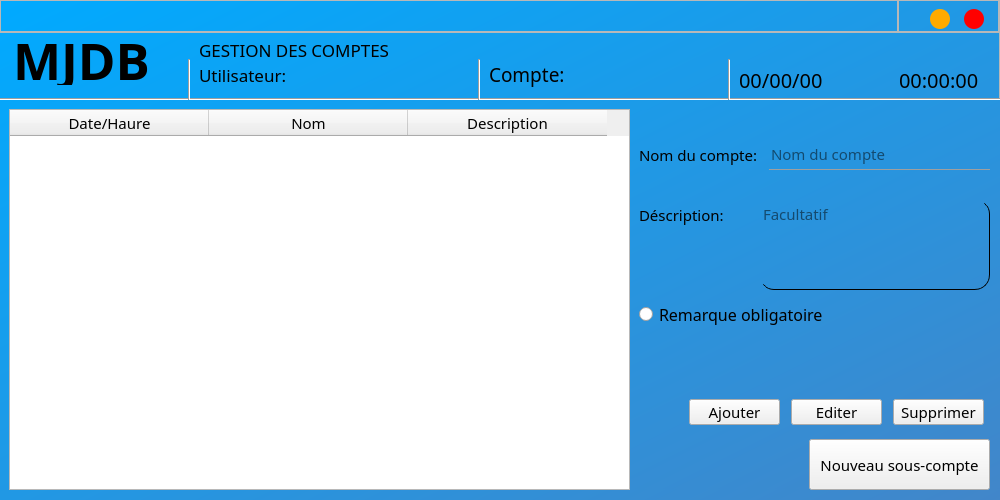
<?xml version="1.0" encoding="UTF-8"?>
<ui version="4.0">
 <class>add_acc</class>
 <widget class="QWidget" name="add_acc">
  <property name="windowModality">
   <enum>Qt::NonModal</enum>
  </property>
  <property name="geometry">
   <rect>
    <x>0</x>
    <y>0</y>
    <width>1000</width>
    <height>500</height>
   </rect>
  </property>
  <property name="minimumSize">
   <size>
    <width>1000</width>
    <height>500</height>
   </size>
  </property>
  <property name="maximumSize">
   <size>
    <width>1000</width>
    <height>500</height>
   </size>
  </property>
  <property name="font">
   <font>
    <family>Mongolian Baiti</family>
    <pointsize>10</pointsize>
   </font>
  </property>
  <property name="windowTitle">
   <string>add_acc</string>
  </property>
  <property name="styleSheet">
   <string notr="true">QWidget#add_acc{background-color: qlineargradient(spread:pad, x1:0, y1:0, x2:1, y2:1, stop:0 rgba(0, 170, 255, 255), stop:1 rgba(66, 134, 201, 255));
border-radius:10px;
}
</string>
  </property>
  <widget class="QFrame" name="frame">
   <property name="geometry">
    <rect>
     <x>-1</x>
     <y>-1</y>
     <width>1001</width>
     <height>101</height>
    </rect>
   </property>
   <property name="styleSheet">
    <string notr="true"/>
   </property>
   <property name="frameShape">
    <enum>QFrame::StyledPanel</enum>
   </property>
   <property name="frameShadow">
    <enum>QFrame::Raised</enum>
   </property>
   <widget class="QLabel" name="label_3">
    <property name="geometry">
     <rect>
      <x>14</x>
      <y>35</y>
      <width>211</width>
      <height>51</height>
     </rect>
    </property>
    <property name="font">
     <font>
      <family>Mongolian Baiti</family>
      <pointsize>38</pointsize>
      <weight>75</weight>
      <bold>true</bold>
      <underline>true</underline>
     </font>
    </property>
    <property name="text">
     <string>MJDB</string>
    </property>
   </widget>
   <widget class="QLabel" name="time">
    <property name="geometry">
     <rect>
      <x>900</x>
      <y>60</y>
      <width>101</width>
      <height>41</height>
     </rect>
    </property>
    <property name="font">
     <font>
      <family>Mongolian Baiti</family>
      <pointsize>15</pointsize>
     </font>
    </property>
    <property name="text">
     <string>00:00:00</string>
    </property>
   </widget>
   <widget class="QLabel" name="date">
    <property name="geometry">
     <rect>
      <x>740</x>
      <y>60</y>
      <width>151</width>
      <height>41</height>
     </rect>
    </property>
    <property name="font">
     <font>
      <family>Mongolian Baiti</family>
      <pointsize>15</pointsize>
     </font>
    </property>
    <property name="text">
     <string>00/00/00</string>
    </property>
   </widget>
   <widget class="QLabel" name="label_5">
    <property name="geometry">
     <rect>
      <x>200</x>
      <y>60</y>
      <width>141</width>
      <height>31</height>
     </rect>
    </property>
    <property name="font">
     <font>
      <family>Mongolian Baiti</family>
      <pointsize>13</pointsize>
     </font>
    </property>
    <property name="text">
     <string>Utilisateur:</string>
    </property>
   </widget>
   <widget class="QLabel" name="user">
    <property name="geometry">
     <rect>
      <x>350</x>
      <y>60</y>
      <width>111</width>
      <height>31</height>
     </rect>
    </property>
    <property name="font">
     <font>
      <family>Mongolian Baiti</family>
      <pointsize>13</pointsize>
     </font>
    </property>
    <property name="text">
     <string/>
    </property>
   </widget>
   <widget class="QFrame" name="title_bar">
    <property name="geometry">
     <rect>
      <x>0</x>
      <y>0</y>
      <width>1001</width>
      <height>34</height>
     </rect>
    </property>
    <property name="maximumSize">
     <size>
      <width>16777215</width>
      <height>34</height>
     </size>
    </property>
    <property name="font">
     <font>
      <pointsize>8</pointsize>
     </font>
    </property>
    <property name="styleSheet">
     <string notr="true">QFrale{
	border-radius:15px;
}</string>
    </property>
    <property name="frameShape">
     <enum>QFrame::StyledPanel</enum>
    </property>
    <property name="frameShadow">
     <enum>QFrame::Raised</enum>
    </property>
    <layout class="QHBoxLayout" name="horizontalLayout_4">
     <property name="spacing">
      <number>0</number>
     </property>
     <property name="leftMargin">
      <number>0</number>
     </property>
     <property name="topMargin">
      <number>0</number>
     </property>
     <property name="rightMargin">
      <number>0</number>
     </property>
     <property name="bottomMargin">
      <number>0</number>
     </property>
     <item>
      <widget class="QFrame" name="frame_5">
       <property name="frameShape">
        <enum>QFrame::StyledPanel</enum>
       </property>
       <property name="frameShadow">
        <enum>QFrame::Raised</enum>
       </property>
      </widget>
     </item>
     <item>
      <widget class="QFrame" name="frame_4">
       <property name="maximumSize">
        <size>
         <width>101</width>
         <height>44</height>
        </size>
       </property>
       <property name="frameShape">
        <enum>QFrame::StyledPanel</enum>
       </property>
       <property name="frameShadow">
        <enum>QFrame::Raised</enum>
       </property>
       <layout class="QHBoxLayout" name="horizontalLayout_3">
        <property name="spacing">
         <number>0</number>
        </property>
        <property name="leftMargin">
         <number>17</number>
        </property>
        <property name="topMargin">
         <number>8</number>
        </property>
        <property name="rightMargin">
         <number>0</number>
        </property>
        <property name="bottomMargin">
         <number>11</number>
        </property>
        <item>
         <widget class="QPushButton" name="mini">
          <property name="minimumSize">
           <size>
            <width>20</width>
            <height>20</height>
           </size>
          </property>
          <property name="maximumSize">
           <size>
            <width>20</width>
            <height>20</height>
           </size>
          </property>
          <property name="font">
           <font>
            <pointsize>22</pointsize>
            <weight>75</weight>
            <bold>true</bold>
           </font>
          </property>
          <property name="styleSheet">
           <string notr="true">QPushButton{
	border:none;
	border-radius:10px;
	background-color: rgb(255, 170, 0);
}

QPushButton:hover{
	background-color: rgb(206, 137, 0);
}</string>
          </property>
          <property name="text">
           <string/>
          </property>
         </widget>
        </item>
        <item>
         <widget class="QPushButton" name="close_btn">
          <property name="minimumSize">
           <size>
            <width>20</width>
            <height>20</height>
           </size>
          </property>
          <property name="maximumSize">
           <size>
            <width>20</width>
            <height>20</height>
           </size>
          </property>
          <property name="font">
           <font>
            <pointsize>11</pointsize>
            <weight>75</weight>
            <bold>true</bold>
           </font>
          </property>
          <property name="styleSheet">
           <string notr="true">QPushButton{
	border:none;
	border-radius:10px;
	background-color: rgb(255, 0, 0);
}

QPushButton:hover{
	background-color: rgb(211, 0, 0);
}</string>
          </property>
          <property name="text">
           <string/>
          </property>
         </widget>
        </item>
       </layout>
      </widget>
     </item>
    </layout>
   </widget>
   <widget class="QLabel" name="label_6">
    <property name="geometry">
     <rect>
      <x>200</x>
      <y>40</y>
      <width>261</width>
      <height>21</height>
     </rect>
    </property>
    <property name="font">
     <font>
      <family>Mongolian Baiti</family>
      <pointsize>13</pointsize>
     </font>
    </property>
    <property name="text">
     <string>GESTION DES COMPTES</string>
    </property>
   </widget>
   <widget class="Line" name="line">
    <property name="geometry">
     <rect>
      <x>-3</x>
      <y>90</y>
      <width>1011</width>
      <height>20</height>
     </rect>
    </property>
    <property name="orientation">
     <enum>Qt::Horizontal</enum>
    </property>
   </widget>
   <widget class="QLabel" name="label_8">
    <property name="geometry">
     <rect>
      <x>490</x>
      <y>60</y>
      <width>91</width>
      <height>31</height>
     </rect>
    </property>
    <property name="font">
     <font>
      <family>Mongolian Baiti</family>
      <pointsize>14</pointsize>
     </font>
    </property>
    <property name="text">
     <string>Compte:</string>
    </property>
   </widget>
   <widget class="QLabel" name="selcted_acc">
    <property name="geometry">
     <rect>
      <x>580</x>
      <y>60</y>
      <width>151</width>
      <height>31</height>
     </rect>
    </property>
    <property name="font">
     <font>
      <family>Mongolian Baiti</family>
      <pointsize>10</pointsize>
     </font>
    </property>
    <property name="text">
     <string/>
    </property>
   </widget>
   <widget class="Line" name="line_2">
    <property name="geometry">
     <rect>
      <x>470</x>
      <y>60</y>
      <width>20</width>
      <height>41</height>
     </rect>
    </property>
    <property name="orientation">
     <enum>Qt::Vertical</enum>
    </property>
   </widget>
   <widget class="Line" name="line_3">
    <property name="geometry">
     <rect>
      <x>180</x>
      <y>60</y>
      <width>20</width>
      <height>41</height>
     </rect>
    </property>
    <property name="orientation">
     <enum>Qt::Vertical</enum>
    </property>
   </widget>
   <widget class="Line" name="line_4">
    <property name="geometry">
     <rect>
      <x>720</x>
      <y>60</y>
      <width>20</width>
      <height>41</height>
     </rect>
    </property>
    <property name="orientation">
     <enum>Qt::Vertical</enum>
    </property>
   </widget>
  </widget>
  <widget class="QStackedWidget" name="stack">
   <property name="geometry">
    <rect>
     <x>-1</x>
     <y>99</y>
     <width>1001</width>
     <height>401</height>
    </rect>
   </property>
   <property name="currentIndex">
    <number>0</number>
   </property>
   <widget class="QWidget" name="page">
    <widget class="QPushButton" name="add">
     <property name="geometry">
      <rect>
       <x>690</x>
       <y>300</y>
       <width>91</width>
       <height>26</height>
      </rect>
     </property>
     <property name="font">
      <font>
       <family>Mongolian Baiti</family>
       <pointsize>11</pointsize>
      </font>
     </property>
     <property name="text">
      <string>Ajouter</string>
     </property>
    </widget>
    <widget class="QPushButton" name="edit">
     <property name="geometry">
      <rect>
       <x>792</x>
       <y>300</y>
       <width>91</width>
       <height>26</height>
      </rect>
     </property>
     <property name="font">
      <font>
       <family>Mongolian Baiti</family>
       <pointsize>11</pointsize>
      </font>
     </property>
     <property name="text">
      <string>Editer</string>
     </property>
    </widget>
    <widget class="QLabel" name="wrong">
     <property name="geometry">
      <rect>
       <x>690</x>
       <y>239</y>
       <width>271</width>
       <height>31</height>
      </rect>
     </property>
     <property name="font">
      <font>
       <family>Mongolian Baiti</family>
       <pointsize>11</pointsize>
      </font>
     </property>
     <property name="styleSheet">
      <string notr="true">color: rgb(170, 0, 0);</string>
     </property>
     <property name="text">
      <string/>
     </property>
    </widget>
    <widget class="QPushButton" name="add_sc">
     <property name="geometry">
      <rect>
       <x>810</x>
       <y>340</y>
       <width>181</width>
       <height>51</height>
      </rect>
     </property>
     <property name="font">
      <font>
       <family>Mongolian Baiti</family>
       <pointsize>11</pointsize>
      </font>
     </property>
     <property name="text">
      <string>Nouveau sous-compte</string>
     </property>
    </widget>
    <widget class="QPushButton" name="delete_2">
     <property name="geometry">
      <rect>
       <x>894</x>
       <y>300</y>
       <width>91</width>
       <height>26</height>
      </rect>
     </property>
     <property name="font">
      <font>
       <family>Mongolian Baiti</family>
       <pointsize>11</pointsize>
      </font>
     </property>
     <property name="text">
      <string>Supprimer</string>
     </property>
    </widget>
    <widget class="QLabel" name="label">
     <property name="geometry">
      <rect>
       <x>640</x>
       <y>40</y>
       <width>141</width>
       <height>31</height>
      </rect>
     </property>
     <property name="font">
      <font>
       <family>Mongolian Baiti</family>
       <pointsize>11</pointsize>
      </font>
     </property>
     <property name="text">
      <string>Nom du compte:</string>
     </property>
    </widget>
    <widget class="QLineEdit" name="nom">
     <property name="geometry">
      <rect>
       <x>770</x>
       <y>40</y>
       <width>221</width>
       <height>31</height>
      </rect>
     </property>
     <property name="font">
      <font>
       <family>Mongolian Baiti</family>
       <pointsize>11</pointsize>
      </font>
     </property>
     <property name="styleSheet">
      <string notr="true">background:transparent;
border:none;
border-bottom:1px solid #9f9f9f;
</string>
     </property>
     <property name="placeholderText">
      <string>Nom du compte</string>
     </property>
    </widget>
    <widget class="QLabel" name="label_2">
     <property name="geometry">
      <rect>
       <x>640</x>
       <y>100</y>
       <width>111</width>
       <height>31</height>
      </rect>
     </property>
     <property name="font">
      <font>
       <family>Mongolian Baiti</family>
       <pointsize>11</pointsize>
      </font>
     </property>
     <property name="text">
      <string>Déscription:</string>
     </property>
    </widget>
    <widget class="QTextEdit" name="desc">
     <property name="geometry">
      <rect>
       <x>760</x>
       <y>100</y>
       <width>231</width>
       <height>91</height>
      </rect>
     </property>
     <property name="font">
      <font>
       <family>Mongolian Baiti</family>
       <pointsize>11</pointsize>
      </font>
     </property>
     <property name="styleSheet">
      <string notr="true">background-color:transparent;
color: rgb(0, 0, 0);
border-bottom:1px solid rgb(0, 0, 0);
border-right:1px solid rgb(0, 0, 0);
border-radius:15px;
</string>
     </property>
     <property name="html">
      <string>&lt;!DOCTYPE HTML PUBLIC &quot;-//W3C//DTD HTML 4.0//EN&quot; &quot;http://www.w3.org/TR/REC-html40/strict.dtd&quot;&gt;
&lt;html&gt;&lt;head&gt;&lt;meta name=&quot;qrichtext&quot; content=&quot;1&quot; /&gt;&lt;style type=&quot;text/css&quot;&gt;
p, li { white-space: pre-wrap; }
&lt;/style&gt;&lt;/head&gt;&lt;body style=&quot; font-family:'Mongolian Baiti'; font-size:11pt; font-weight:400; font-style:normal;&quot;&gt;
&lt;p style=&quot;-qt-paragraph-type:empty; margin-top:0px; margin-bottom:0px; margin-left:0px; margin-right:0px; -qt-block-indent:0; text-indent:0px; font-family:'MS Shell Dlg 2'; font-size:10pt;&quot;&gt;&lt;br /&gt;&lt;/p&gt;&lt;/body&gt;&lt;/html&gt;</string>
     </property>
     <property name="overwriteMode">
      <bool>false</bool>
     </property>
     <property name="placeholderText">
      <string>Facultatif</string>
     </property>
    </widget>
    <widget class="QTableWidget" name="list_acc">
     <property name="geometry">
      <rect>
       <x>10</x>
       <y>10</y>
       <width>621</width>
       <height>381</height>
      </rect>
     </property>
     <property name="font">
      <font>
       <family>Mongolian Baiti</family>
       <pointsize>11</pointsize>
      </font>
     </property>
     <property name="editTriggers">
      <set>QAbstractItemView::NoEditTriggers</set>
     </property>
     <property name="alternatingRowColors">
      <bool>true</bool>
     </property>
     <property name="selectionBehavior">
      <enum>QAbstractItemView::SelectRows</enum>
     </property>
     <property name="rowCount">
      <number>0</number>
     </property>
     <attribute name="horizontalHeaderMinimumSectionSize">
      <number>34</number>
     </attribute>
     <attribute name="horizontalHeaderDefaultSectionSize">
      <number>199</number>
     </attribute>
     <attribute name="horizontalHeaderHighlightSections">
      <bool>true</bool>
     </attribute>
     <attribute name="horizontalHeaderShowSortIndicator" stdset="0">
      <bool>false</bool>
     </attribute>
     <attribute name="verticalHeaderVisible">
      <bool>false</bool>
     </attribute>
     <attribute name="verticalHeaderMinimumSectionSize">
      <number>8</number>
     </attribute>
     <attribute name="verticalHeaderDefaultSectionSize">
      <number>50</number>
     </attribute>
     <column>
      <property name="text">
       <string>Date/Haure</string>
      </property>
      <property name="font">
       <font>
        <family>Mongolian Baiti</family>
        <pointsize>11</pointsize>
       </font>
      </property>
     </column>
     <column>
      <property name="text">
       <string>Nom</string>
      </property>
      <property name="font">
       <font>
        <family>Mongolian Baiti</family>
        <pointsize>11</pointsize>
       </font>
      </property>
     </column>
     <column>
      <property name="text">
       <string>Description</string>
      </property>
      <property name="font">
       <font>
        <family>Mongolian Baiti</family>
        <pointsize>11</pointsize>
       </font>
      </property>
     </column>
    </widget>
    <widget class="QRadioButton" name="radioButton">
     <property name="geometry">
      <rect>
       <x>640</x>
       <y>200</y>
       <width>351</width>
       <height>31</height>
      </rect>
     </property>
     <property name="font">
      <font>
       <family>Mongolian Baiti</family>
       <pointsize>12</pointsize>
      </font>
     </property>
     <property name="text">
      <string>Remarque obligatoire</string>
     </property>
    </widget>
   </widget>
   <widget class="QWidget" name="page_2">
    <widget class="QTableWidget" name="list_acc_2">
     <property name="geometry">
      <rect>
       <x>10</x>
       <y>40</y>
       <width>621</width>
       <height>351</height>
      </rect>
     </property>
     <property name="font">
      <font>
       <family>Mongolian Baiti</family>
       <pointsize>11</pointsize>
      </font>
     </property>
     <property name="editTriggers">
      <set>QAbstractItemView::NoEditTriggers</set>
     </property>
     <property name="alternatingRowColors">
      <bool>true</bool>
     </property>
     <property name="selectionBehavior">
      <enum>QAbstractItemView::SelectRows</enum>
     </property>
     <property name="rowCount">
      <number>0</number>
     </property>
     <attribute name="horizontalHeaderMinimumSectionSize">
      <number>34</number>
     </attribute>
     <attribute name="horizontalHeaderDefaultSectionSize">
      <number>149</number>
     </attribute>
     <attribute name="horizontalHeaderHighlightSections">
      <bool>true</bool>
     </attribute>
     <attribute name="horizontalHeaderShowSortIndicator" stdset="0">
      <bool>false</bool>
     </attribute>
     <attribute name="verticalHeaderVisible">
      <bool>false</bool>
     </attribute>
     <attribute name="verticalHeaderMinimumSectionSize">
      <number>8</number>
     </attribute>
     <attribute name="verticalHeaderDefaultSectionSize">
      <number>50</number>
     </attribute>
     <column>
      <property name="text">
       <string>Compte</string>
      </property>
      <property name="font">
       <font>
        <family>Mongolian Baiti</family>
        <pointsize>11</pointsize>
       </font>
      </property>
     </column>
     <column>
      <property name="text">
       <string>Date/Haure</string>
      </property>
      <property name="font">
       <font>
        <family>Mongolian Baiti</family>
        <pointsize>11</pointsize>
       </font>
      </property>
     </column>
     <column>
      <property name="text">
       <string>Nom</string>
      </property>
      <property name="font">
       <font>
        <family>Mongolian Baiti</family>
        <pointsize>11</pointsize>
       </font>
      </property>
     </column>
     <column>
      <property name="text">
       <string>Description</string>
      </property>
      <property name="font">
       <font>
        <family>Mongolian Baiti</family>
        <pointsize>11</pointsize>
       </font>
      </property>
     </column>
    </widget>
    <widget class="QTextEdit" name="desc_2">
     <property name="geometry">
      <rect>
       <x>760</x>
       <y>100</y>
       <width>231</width>
       <height>121</height>
      </rect>
     </property>
     <property name="font">
      <font>
       <family>Mongolian Baiti</family>
       <pointsize>11</pointsize>
      </font>
     </property>
     <property name="styleSheet">
      <string notr="true">background-color:transparent;
color: rgb(0, 0, 0);
border-bottom:1px solid rgb(0, 0, 0);
border-right:1px solid rgb(0, 0, 0);
border-radius:15px;
</string>
     </property>
     <property name="html">
      <string>&lt;!DOCTYPE HTML PUBLIC &quot;-//W3C//DTD HTML 4.0//EN&quot; &quot;http://www.w3.org/TR/REC-html40/strict.dtd&quot;&gt;
&lt;html&gt;&lt;head&gt;&lt;meta name=&quot;qrichtext&quot; content=&quot;1&quot; /&gt;&lt;style type=&quot;text/css&quot;&gt;
p, li { white-space: pre-wrap; }
&lt;/style&gt;&lt;/head&gt;&lt;body style=&quot; font-family:'Mongolian Baiti'; font-size:11pt; font-weight:400; font-style:normal;&quot;&gt;
&lt;p style=&quot;-qt-paragraph-type:empty; margin-top:0px; margin-bottom:0px; margin-left:0px; margin-right:0px; -qt-block-indent:0; text-indent:0px; font-family:'MS Shell Dlg 2'; font-size:10pt;&quot;&gt;&lt;br /&gt;&lt;/p&gt;&lt;/body&gt;&lt;/html&gt;</string>
     </property>
     <property name="overwriteMode">
      <bool>false</bool>
     </property>
     <property name="placeholderText">
      <string>Facultatif</string>
     </property>
    </widget>
    <widget class="QPushButton" name="delete_3">
     <property name="geometry">
      <rect>
       <x>890</x>
       <y>360</y>
       <width>93</width>
       <height>28</height>
      </rect>
     </property>
     <property name="font">
      <font>
       <family>Mongolian Baiti</family>
       <pointsize>11</pointsize>
      </font>
     </property>
     <property name="text">
      <string>Supprimer</string>
     </property>
    </widget>
    <widget class="QLineEdit" name="nom_2">
     <property name="geometry">
      <rect>
       <x>810</x>
       <y>40</y>
       <width>181</width>
       <height>31</height>
      </rect>
     </property>
     <property name="font">
      <font>
       <family>Mongolian Baiti</family>
       <pointsize>11</pointsize>
      </font>
     </property>
     <property name="styleSheet">
      <string notr="true">background:transparent;
border:none;
border-bottom:1px solid #9f9f9f;
</string>
     </property>
     <property name="placeholderText">
      <string>Nom du compte</string>
     </property>
    </widget>
    <widget class="QLabel" name="label_4">
     <property name="geometry">
      <rect>
       <x>640</x>
       <y>90</y>
       <width>121</width>
       <height>41</height>
      </rect>
     </property>
     <property name="font">
      <font>
       <family>Mongolian Baiti</family>
       <pointsize>11</pointsize>
      </font>
     </property>
     <property name="text">
      <string>Déscription:</string>
     </property>
    </widget>
    <widget class="QPushButton" name="edit_2">
     <property name="geometry">
      <rect>
       <x>780</x>
       <y>360</y>
       <width>93</width>
       <height>28</height>
      </rect>
     </property>
     <property name="font">
      <font>
       <family>Mongolian Baiti</family>
       <pointsize>11</pointsize>
      </font>
     </property>
     <property name="text">
      <string>Editer</string>
     </property>
    </widget>
    <widget class="QLabel" name="label_7">
     <property name="geometry">
      <rect>
       <x>640</x>
       <y>40</y>
       <width>161</width>
       <height>31</height>
      </rect>
     </property>
     <property name="font">
      <font>
       <family>Mongolian Baiti</family>
       <pointsize>11</pointsize>
      </font>
     </property>
     <property name="text">
      <string>Nom du sous-compte:</string>
     </property>
    </widget>
    <widget class="QPushButton" name="add_2">
     <property name="geometry">
      <rect>
       <x>670</x>
       <y>360</y>
       <width>93</width>
       <height>28</height>
      </rect>
     </property>
     <property name="font">
      <font>
       <family>Mongolian Baiti</family>
       <pointsize>11</pointsize>
      </font>
     </property>
     <property name="text">
      <string>Ajouter</string>
     </property>
    </widget>
    <widget class="QPushButton" name="back">
     <property name="geometry">
      <rect>
       <x>10</x>
       <y>10</y>
       <width>41</width>
       <height>21</height>
      </rect>
     </property>
     <property name="font">
      <font>
       <family>Mongolian Baiti</family>
       <pointsize>8</pointsize>
      </font>
     </property>
     <property name="styleSheet">
      <string notr="true">QPushButton{
	border-radius:10px;
	color: rgb(255, 255, 255);
	
	background-color:none;
}
QPushButton:hover {
	
	background-color: rgb(0, 230, 169);
 }</string>
     </property>
     <property name="text">
      <string/>
     </property>
     <property name="icon">
      <iconset>
       <normaloff>icons/back_arrow-01.png</normaloff>icons/back_arrow-01.png</iconset>
     </property>
     <property name="iconSize">
      <size>
       <width>60</width>
       <height>34</height>
      </size>
     </property>
    </widget>
    <widget class="QLabel" name="wrong_2">
     <property name="geometry">
      <rect>
       <x>690</x>
       <y>270</y>
       <width>271</width>
       <height>31</height>
      </rect>
     </property>
     <property name="font">
      <font>
       <family>Mongolian Baiti</family>
       <pointsize>11</pointsize>
      </font>
     </property>
     <property name="styleSheet">
      <string notr="true">color: rgb(170, 0, 0);</string>
     </property>
     <property name="text">
      <string/>
     </property>
    </widget>
   </widget>
  </widget>
 </widget>
 <resources/>
 <connections/>
</ui>
